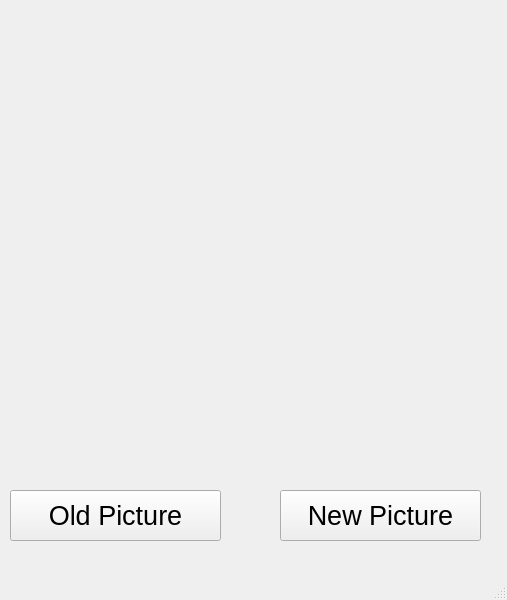
<?xml version="1.0" encoding="UTF-8"?>
<ui version="4.0">
 <class>MainWindow</class>
 <widget class="QMainWindow" name="MainWindow">
  <property name="geometry">
   <rect>
    <x>0</x>
    <y>0</y>
    <width>507</width>
    <height>600</height>
   </rect>
  </property>
  <property name="windowTitle">
   <string>MainWindow</string>
  </property>
  <widget class="QWidget" name="centralwidget">
   <widget class="QLabel" name="label">
    <property name="geometry">
     <rect>
      <x>0</x>
      <y>0</y>
      <width>501</width>
      <height>481</height>
     </rect>
    </property>
    <property name="text">
     <string/>
    </property>
    <property name="pixmap">
     <pixmap>pp.jpg</pixmap>
    </property>
    <property name="scaledContents">
     <bool>true</bool>
    </property>
   </widget>
   <widget class="QPushButton" name="button1">
    <property name="geometry">
     <rect>
      <x>10</x>
      <y>490</y>
      <width>211</width>
      <height>51</height>
     </rect>
    </property>
    <property name="font">
     <font>
      <pointsize>20</pointsize>
     </font>
    </property>
    <property name="text">
     <string>Old Picture</string>
    </property>
   </widget>
   <widget class="QPushButton" name="button2">
    <property name="geometry">
     <rect>
      <x>280</x>
      <y>490</y>
      <width>201</width>
      <height>51</height>
     </rect>
    </property>
    <property name="font">
     <font>
      <pointsize>20</pointsize>
     </font>
    </property>
    <property name="text">
     <string>New Picture</string>
    </property>
   </widget>
  </widget>
  <widget class="QMenuBar" name="menubar">
   <property name="geometry">
    <rect>
     <x>0</x>
     <y>0</y>
     <width>507</width>
     <height>26</height>
    </rect>
   </property>
  </widget>
  <widget class="QStatusBar" name="statusbar"/>
 </widget>
 <resources/>
 <connections/>
</ui>
